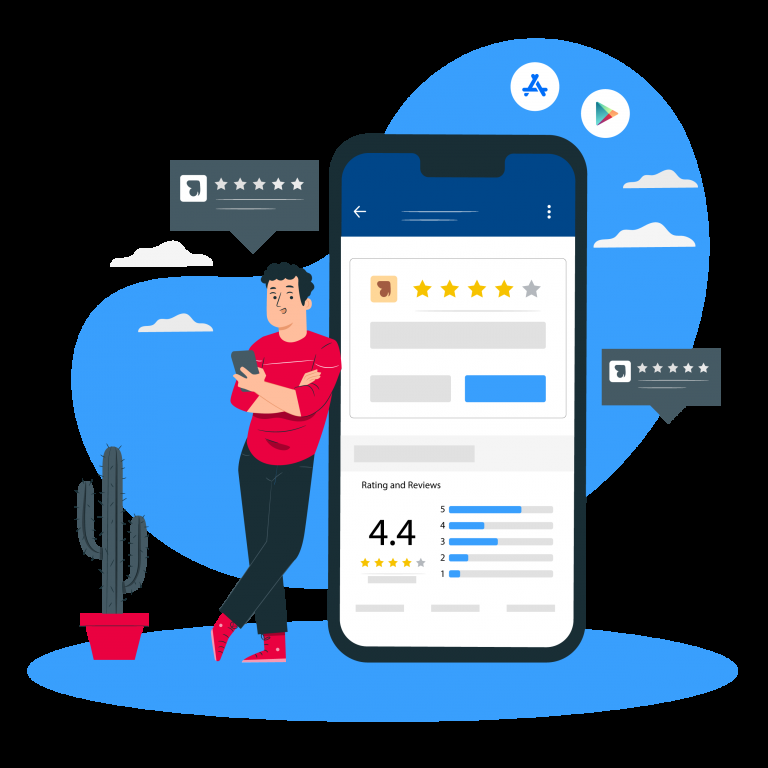
#> input picture Sentiment_Web_App/pic1.png, 768 x 768 px, given in place of Thumbnail.png, which was not available
$ jupyter execute --allow-errors YOLO.ipynb   (text cells are left out)
#> lines starting #> are read from the running program, lines starting #| are printed output that depends on the picture; pictures that were not available may be replaced by others from this repository, and a replacement may not be noted
[cell 1]
import cv2 as cv
import matplotlib.pyplot as plt
import numpy as np

[cell 2]
image = cv.imread('Thumbnail.png')
#> image is the input picture: shape (768, 768, 3); mean B, G, R 115.1, 89.5, 66.7

[cell 3]
type(image)

[cell 4]
image.shape
#> Out = (768, 768, 3)

[cell 5]
plt.imshow(image)

[cell 6]
image = cv.cvtColor(image, cv.COLOR_BGR2RGB)
plt.imshow(image)

[cell 7]
r, g, b = cv.split(image)
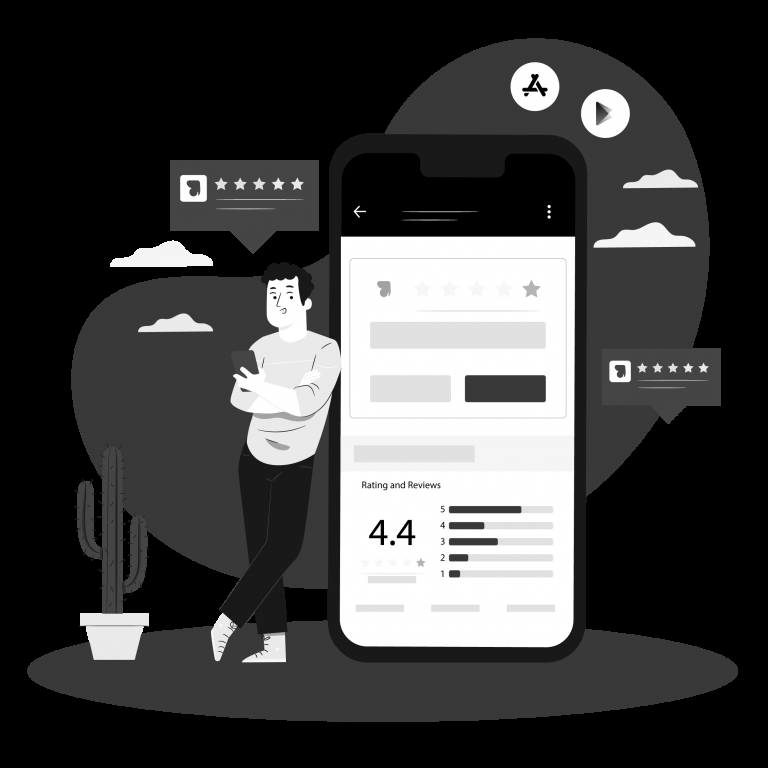
#> r: shape (768, 768); min 0, max 255, mean 66.7
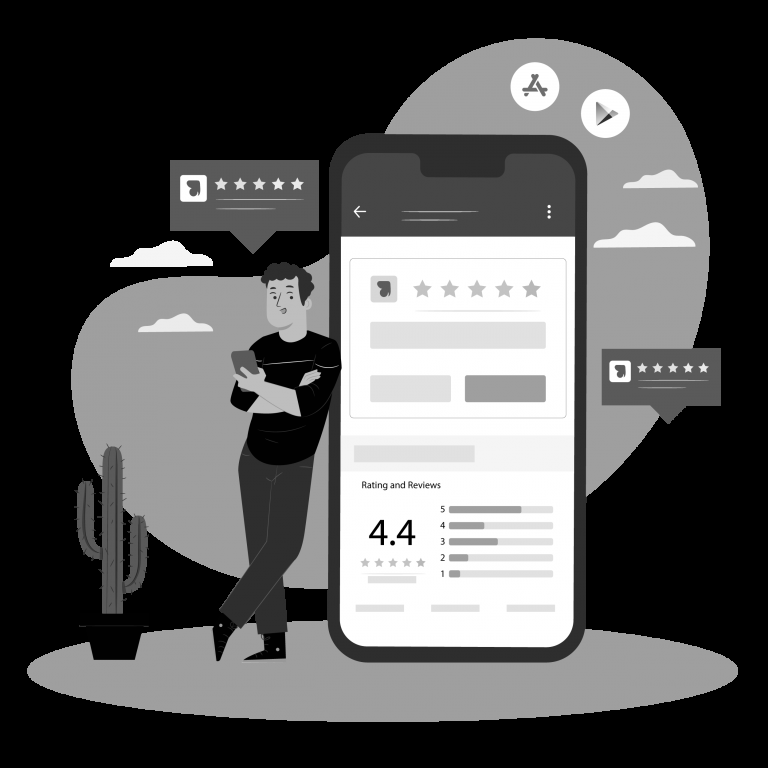
#> g: shape (768, 768); min 0, max 255, mean 89.5
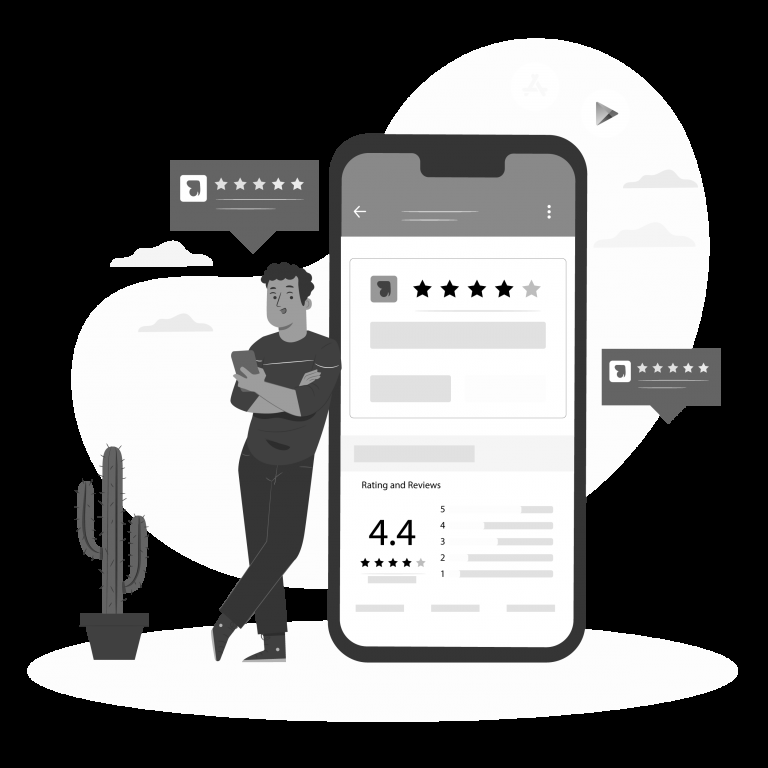
#> b: shape (768, 768); min 0, max 255, mean 115.1
print(r.shape, '\n', g.shape, '\n', b.shape)
#| (768, 768)
#|  (768, 768)
#|  (768, 768)

[cell 8]
import numpy as np
import argparse
import time
import cv2 as cv
import os

[cell 9]
import numpy as np
import cv2 as cv

cap = cv.VideoCapture('./smaple.mp4')
confThreshold=0.5
nmsThreshold=0.3

classfilename = './coco.names'
ClassNames = []
with open(classfilename, 'rt') as f:
#> (reads coco.names from the repository)
